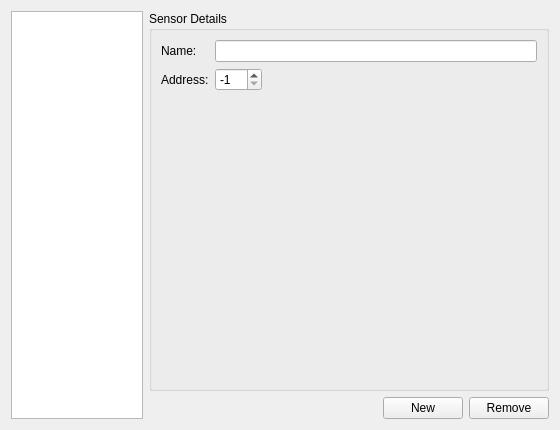
<?xml version="1.0" encoding="UTF-8"?>
<ui version="4.0">
 <class>SensorSettings</class>
 <widget class="QWidget" name="SensorSettings">
  <property name="geometry">
   <rect>
    <x>0</x>
    <y>0</y>
    <width>560</width>
    <height>430</height>
   </rect>
  </property>
  <property name="windowTitle">
   <string>Sensor Settings</string>
  </property>
  <property name="locale">
   <locale language="English" country="UnitedStates"/>
  </property>
  <layout class="QHBoxLayout" name="horizontalLayout_2">
   <item>
    <widget class="QListWidget" name="listWidgetSensors">
     <property name="maximumSize">
      <size>
       <width>200</width>
       <height>16777215</height>
      </size>
     </property>
    </widget>
   </item>
   <item>
    <layout class="QVBoxLayout" name="verticalLayout">
     <item>
      <widget class="QGroupBox" name="groupBox">
       <property name="sizePolicy">
        <sizepolicy hsizetype="MinimumExpanding" vsizetype="MinimumExpanding">
         <horstretch>0</horstretch>
         <verstretch>0</verstretch>
        </sizepolicy>
       </property>
       <property name="minimumSize">
        <size>
         <width>400</width>
         <height>0</height>
        </size>
       </property>
       <property name="title">
        <string>Sensor Details</string>
       </property>
       <layout class="QFormLayout" name="formLayout">
        <property name="fieldGrowthPolicy">
         <enum>QFormLayout::ExpandingFieldsGrow</enum>
        </property>
        <item row="0" column="0">
         <widget class="QLabel" name="labelName">
          <property name="text">
           <string>Name:</string>
          </property>
          <property name="buddy">
           <cstring>lineEditName</cstring>
          </property>
         </widget>
        </item>
        <item row="0" column="1">
         <widget class="QLineEdit" name="lineEditName"/>
        </item>
        <item row="2" column="0">
         <widget class="QLabel" name="labelAddress">
          <property name="text">
           <string>Address:</string>
          </property>
          <property name="buddy">
           <cstring>spinBoxAddress</cstring>
          </property>
         </widget>
        </item>
        <item row="2" column="1">
         <widget class="QSpinBox" name="spinBoxAddress">
          <property name="minimum">
           <number>-1</number>
          </property>
          <property name="maximum">
           <number>999</number>
          </property>
          <property name="value">
           <number>-1</number>
          </property>
         </widget>
        </item>
       </layout>
      </widget>
     </item>
     <item>
      <layout class="QHBoxLayout" name="horizontalLayout">
       <item>
        <spacer name="horizontalSpacer">
         <property name="orientation">
          <enum>Qt::Horizontal</enum>
         </property>
         <property name="sizeHint" stdset="0">
          <size>
           <width>40</width>
           <height>20</height>
          </size>
         </property>
        </spacer>
       </item>
       <item>
        <widget class="QPushButton" name="buttonNew">
         <property name="text">
          <string>New</string>
         </property>
        </widget>
       </item>
       <item>
        <widget class="QPushButton" name="buttonRemove">
         <property name="text">
          <string>Remove</string>
         </property>
        </widget>
       </item>
      </layout>
     </item>
    </layout>
   </item>
  </layout>
 </widget>
 <tabstops>
  <tabstop>listWidgetSensors</tabstop>
  <tabstop>lineEditName</tabstop>
  <tabstop>spinBoxAddress</tabstop>
  <tabstop>buttonNew</tabstop>
  <tabstop>buttonRemove</tabstop>
 </tabstops>
 <resources/>
 <connections>
  <connection>
   <sender>buttonNew</sender>
   <signal>clicked()</signal>
   <receiver>SensorSettings</receiver>
   <slot>newSensor()</slot>
   <hints>
    <hint type="sourcelabel">
     <x>449</x>
     <y>421</y>
    </hint>
    <hint type="destinationlabel">
     <x>448</x>
     <y>449</y>
    </hint>
   </hints>
  </connection>
  <connection>
   <sender>buttonRemove</sender>
   <signal>clicked()</signal>
   <receiver>SensorSettings</receiver>
   <slot>deleteCurrent()</slot>
   <hints>
    <hint type="sourcelabel">
     <x>513</x>
     <y>411</y>
    </hint>
    <hint type="destinationlabel">
     <x>510</x>
     <y>447</y>
    </hint>
   </hints>
  </connection>
 </connections>
 <slots>
  <slot>saveChanges()</slot>
  <slot>newSensor()</slot>
  <slot>deleteCurrent()</slot>
 </slots>
</ui>
